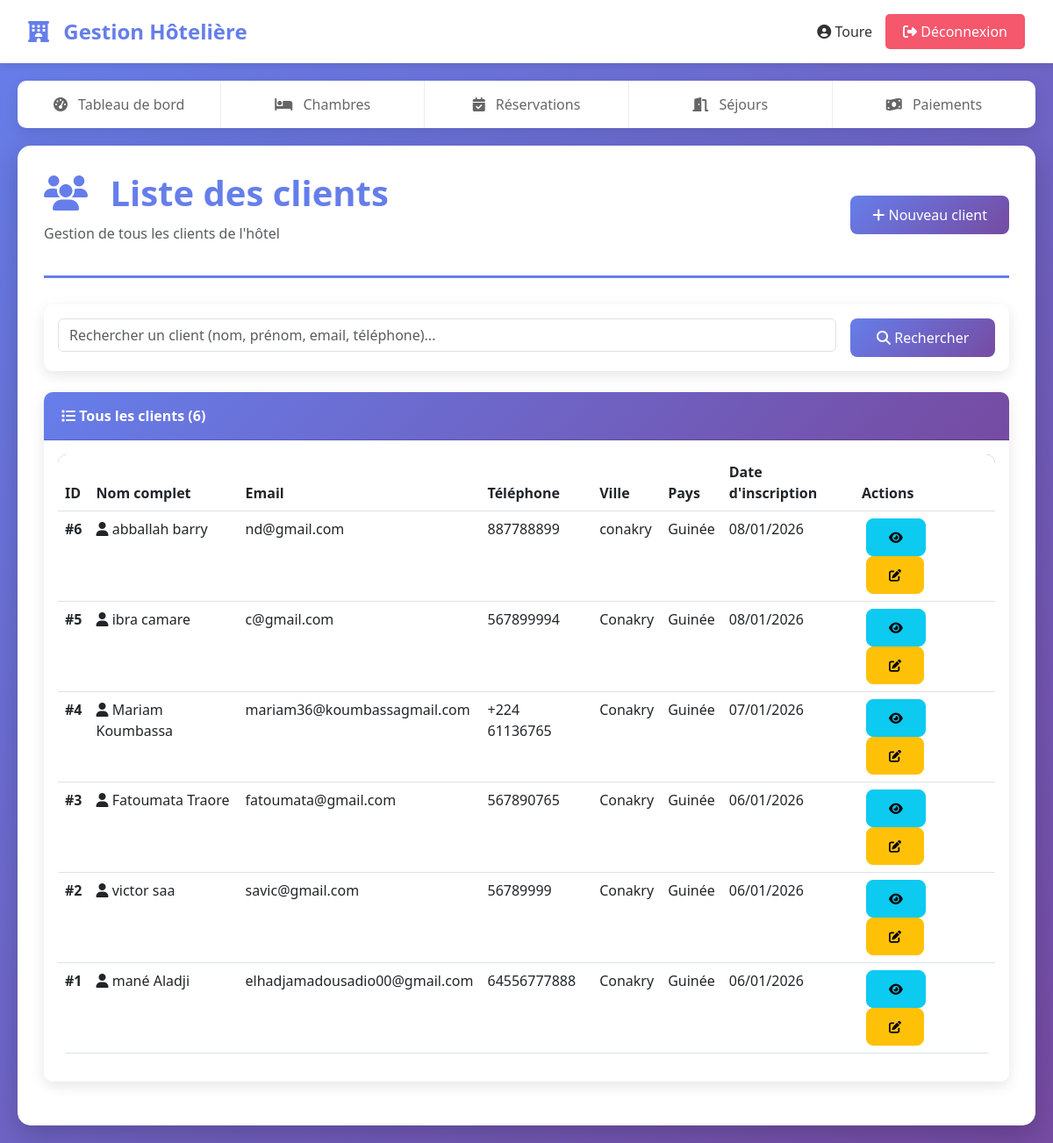
The app's page /clients/ (signed in) with its own data.
### gestion/models.py (models this page shows, shortened)
class Client(models.Model):
    PIECE_IDENTITE_CHOICES = [
        ('CNI', 'Carte Nationale d\'Identité'),
        ('PASSEPORT', 'Passeport'),
        ('PERMIS', 'Permis de conduire'),
    ]
    nom = models.CharField(max_length=50)
    prenom = models.CharField(max_length=50)
    email = models.EmailField(unique=True)
    telephone = models.CharField(max_length=20)
    adresse = models.TextField()
    ville = models.CharField(max_length=100)
    pays = models.CharField(max_length=100, default='Guinée')
    piece_identite = models.CharField(max_length=20, choices=PIECE_IDENTITE_CHOICES)
    numero_piece = models.CharField(max_length=50, unique=True)
    date_naissance = models.DateField()
    date_inscription = models.DateTimeField(auto_now_add=True)
    class Meta:
        verbose_name = "Client"
        verbose_name_plural = "Clients"
        ordering = ['-date_inscription']
    @property
    def nom_complet(self):
        return f"{self.prenom} {self.nom}"

### gestion/views.py (the view)
# urls.py: path('clients/', views.client_list, name='client_list'),
@login_required
def client_list(request):
    search = request.GET.get('search', '')
    if search:
        clients = Client.objects.filter(
            Q(nom__icontains=search) |
            Q(prenom__icontains=search) |
            Q(email__icontains=search) |
            Q(telephone__icontains=search)
        ).order_by('-date_inscription')
    else:
        clients = Client.objects.all().order_by('-date_inscription')
    context = {
        'clients': clients,
        'search': search,
    }
    return render(request, 'gestion/client_list.html', context)

### gestion/templates/gestion/client_list.html (shortened to what this page needs)
{% extends 'base.html' %}
{% block content %}
<div class="page-header d-flex justify-content-between align-items-center">
    <div>
        <h1><i class="fas fa-users"></i> Liste des clients</h1>
        <p class="text-muted">Gestion de tous les clients de l'hôtel</p>
    </div>
    <a href="/admin/gestion/client/add/" class="btn btn-primary">
        <i class="fas fa-plus"></i> Nouveau client
    </a>
</div>
<div class="card mb-4">
    <div class="card-body">
        <form method="get" class="row g-3">
            <div class="col-md-10">
                <input type="text" name="search" class="form-control" placeholder="Rechercher un client (nom, prénom, email, téléphone)..." value="{{ request.GET.search }}">
            </div>
            <div class="col-md-2">
                <button type="submit" class="btn btn-primary w-100">
                    <i class="fas fa-search"></i> Rechercher
                </button>
            </div>
        </form>
    </div>
</div>
<div class="card">
    <div class="card-header">
        <i class="fas fa-list"></i> Tous les clients ({{ clients.count }})
    </div>
    <div class="card-body">
        {% if clients %}
        <div class="table-responsive">
            <table class="table table-hover">
                <thead>
                    <tr>
                        <th>ID</th>
                        <th>Nom complet</th>
                        <th>Email</th>
                        <th>Téléphone</th>
                        <th>Ville</th>
                        <th>Pays</th>
                        <th>Date d'inscription</th>
                        <th>Actions</th>
                    </tr>
                </thead>
                <tbody>
                    {% for client in clients %}
                    <tr>
                        <td><strong>#{{ client.id }}</strong></td>
                        <td>
                            <i class="fas fa-user"></i> {{ client.nom_complet }}
                        </td>
                        <td>{{ client.email }}</td>
                        <td>{{ client.telephone }}</td>
                        <td>{{ client.ville }}</td>
                        <td>{{ client.pays }}</td>
                        <td>{{ client.date_inscription|date:"d/m/Y" }}</td>
                        <td>
                            <a href="/admin/gestion/client/{{ client.id }}/change/" class="btn btn-sm btn-info btn-action" title="Voir">
                                <i class="fas fa-eye"></i>
                            </a>
                            <a href="/admin/gestion/client/{{ client.id }}/change/" class="btn btn-sm btn-warning btn-action" title="Modifier">
                                <i class="fas fa-edit"></i>
                            </a>
                        </td>
                    </tr>
                    {% endfor %}
                </tbody>
            </table>
        </div>
        {% endif %}
    </div>
</div>
{% endblock %}

### gestion/templates/base.html (shortened to what this page needs)
{% load static %}
<!DOCTYPE html>
<html lang="fr">
<head>
    <link href="https://cdn.jsdelivr.net/npm/bootstrap@5.3.0/dist/css/bootstrap.min.css" rel="stylesheet">
    <link rel="stylesheet" href="https://cdnjs.cloudflare.com/ajax/libs/font-awesome/6.5.1/css/all.min.css">
</head>
<body>
    <div class="header">
        <div class="header-logo">
            <i class="fas fa-hotel"></i>
            Gestion Hôtelière
        </div>
        {% if user.is_authenticated %}
        <div class="user-info">
            <span class="user-name">
                <i class="fas fa-user-circle"></i> {{ user.username }}
            </span>
            <a href="{% url 'logout' %}" class="btn-logout">
                <i class="fas fa-sign-out-alt"></i> Déconnexion
            </a>
        </div>
        {% endif %}
    </div>
    {% if user.is_authenticated %}
    <nav class="navbar">
        <a href="{% url 'dashboard' %}" class="{% if request.path == '/dashboard/' %}active{% endif %}">
            <i class="fas fa-tachometer-alt"></i> Tableau de bord
        </a>
        {% if perms.gestion.view_chambre %}
        <a href="{% url 'chambre_list' %}" class="{% if 'chambres' in request.path %}active{% endif %}">
            <i class="fas fa-bed"></i> Chambres
        </a>
        {% endif %}
        {% if perms.gestion.view_reservation %}
        <a href="{% url 'reservation_list' %}" class="{% if 'reservations' in request.path %}active{% endif %}">
            <i class="fas fa-calendar-check"></i> Réservations
        </a>
        {% endif %}
        {% if perms.gestion.view_sejour %}
        <a href="{% url 'sejour_list' %}" class="{% if 'sejours' in request.path %}active{% endif %}">
            <i class="fas fa-door-open"></i> Séjours
        </a>
        {% endif %}
        {% if perms.gestion.add_paiement %}
        <a href="{% url 'paiement_create' %}" class="{% if 'paiement_create' in request.path %}active{% endif %}">
            <i class="fas fa-money-bill-wave"></i> Paiements
        </a>
        {% endif %}
    </nav>
    {% endif %}
    <div class="container-main">
        {% block content %}{% endblock %}
    </div>
</body>
</html>

### gestion/templates/base.html (style rules this page uses)
:root { --primary-color: #667eea; --secondary-color: #764ba2; --success-color: #38ef7d; --danger-color: #f5576c; --warning-color: #feca57; --info-color: #00d2ff; }
body { font-family: 'Segoe UI', Tahoma, Geneva, Verdana, sans-serif; background: linear-gradient(135deg, #667eea 0%, #764ba2 100%); min-height: 100vh; }
.header { background: white; padding: 1rem 2rem; box-shadow: 0 2px 10px rgba(0,0,0,0.1); display: flex; justify-content: space-between; align-items: center; }
.header-logo { font-size: 24px; font-weight: bold; color: var(--primary-color); }
.header-logo i { margin-right: 10px; }
.user-info { display: flex; align-items: center; gap: 15px; }
.user-info .user-name { font-weight: 500; color: #333; }
.btn-logout { background: var(--danger-color); color: white; border: none; padding: 8px 20px; border-radius: 5px; text-decoration: none; transition: all 0.3s; }
.navbar { background: white; padding: 0; margin: 20px; border-radius: 10px; box-shadow: 0 5px 15px rgba(0,0,0,0.1); display: flex; overflow: hidden; }
.navbar a { flex: 1; padding: 15px 20px; text-align: center; text-decoration: none; color: #666; border-right: 1px solid #eee; transition: all 0.3s; font-weight: 500; }
.navbar a:last-child { border-right: none; }
.navbar a i { margin-right: 8px; }
.container-main { background: white; margin: 20px; padding: 30px; border-radius: 15px; box-shadow: 0 10px 30px rgba(0,0,0,0.2); min-height: calc(100vh - 200px); }
.page-header { margin-bottom: 30px; padding-bottom: 20px; border-bottom: 3px solid var(--primary-color); }
.page-header h1 { color: var(--primary-color); font-weight: bold; margin-bottom: 10px; }
.page-header h1 i { margin-right: 15px; }
.card { border: none; border-radius: 10px; box-shadow: 0 5px 15px rgba(0,0,0,0.1); margin-bottom: 20px; }
.card-header { background: linear-gradient(135deg, var(--primary-color) 0%, var(--secondary-color) 100%); color: white; font-weight: bold; border-radius: 10px 10px 0 0 !important; padding: 15px 20px; }
.btn { border-radius: 8px; padding: 10px 25px; font-weight: 500; transition: all 0.3s; }
.btn-primary { background: linear-gradient(135deg, var(--primary-color) 0%, var(--secondary-color) 100%); border: none; }
.btn-action { margin: 0 5px; }
.table { border-radius: 10px; overflow: hidden; }
.table thead { background: linear-gradient(135deg, var(--primary-color) 0%, var(--secondary-color) 100%); color: white; }

### records on screen
Client: id "6", nom_complet "abballah barry", email "nd@gmail.com", telephone "887788899", ville "conakry", pays "Guinée", date_inscription "08/01/2026"
Client: id "5", nom_complet "ibra camare", email "c@gmail.com", telephone "567899994", ville "Conakry", pays "Guinée", date_inscription "08/01/2026"
Client: id "4", nom_complet "Mariam Koumbassa", email "mariam36@koumbassagmail.com", telephone "+224 61136765", ville "Conakry", pays "Guinée", date_inscription "07/01/2026"
Client: id "3", nom_complet "Fatoumata Traore", email "fatoumata@gmail.com", telephone "567890765", ville "Conakry", pays "Guinée", date_inscription "06/01/2026"
Client: id "2", nom_complet "victor saa", email "savic@gmail.com", telephone "56789999", ville "Conakry", pays "Guinée", date_inscription "06/01/2026"
Client: id "1", nom_complet "mané Aladji", email "elhadjamadousadio00@gmail.com", telephone "64556777888", ville "Conakry", pays "Guinée", date_inscription "06/01/2026"

### other values on screen
{{ user.username }} "Toure"
{{ clients.count }} "6"
